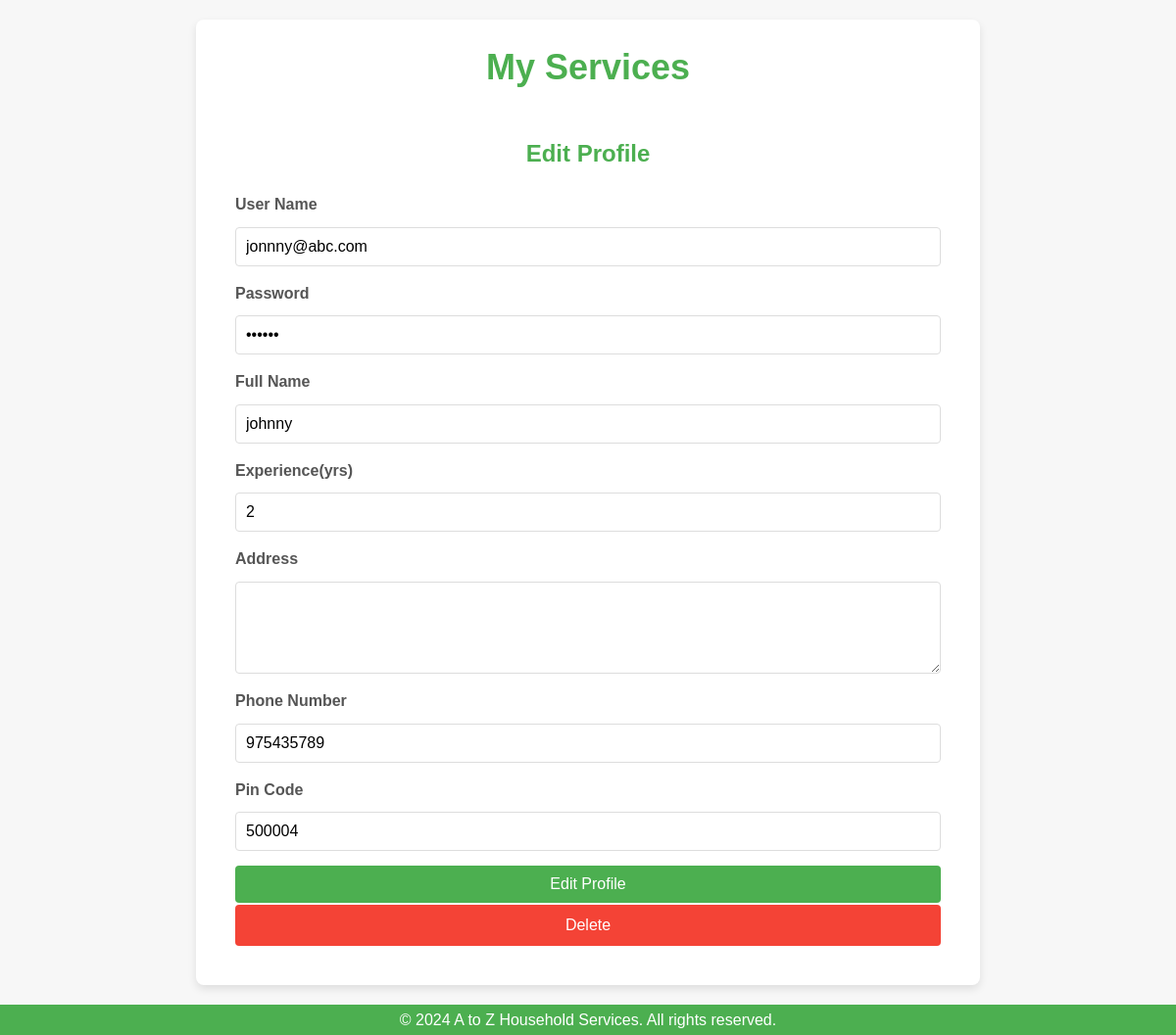
The page /editprofessional/3 on the database as committed earlier.
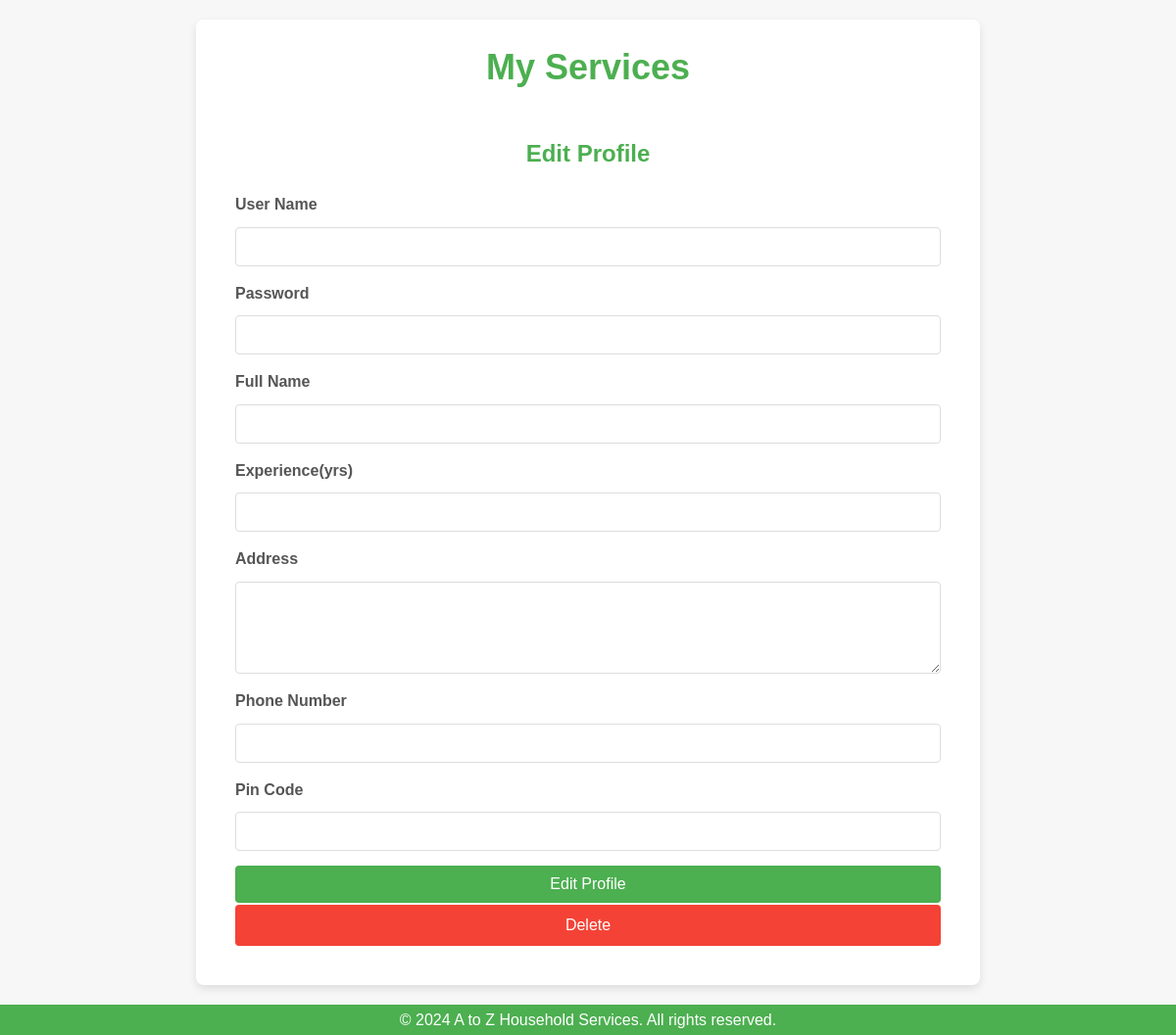
The same page on the database as committed later.
### backend/models.py (models this page shows)
class ServiceProfessional(db.Model):
    __tablename__ = 'service_professionals'
    id = db.Column(db.Integer, primary_key=True)
    username = db.Column(db.String(80), unique=True, nullable=False)
    password = db.Column(db.String(120), nullable=False)
    role = db.Column(db.String(20), nullable=False)
    name = db.Column(db.String(120), nullable=False)
    date_created = db.Column(db.DateTime, default=datetime.now())
    service_id = db.Column(db.Integer, db.ForeignKey('services.id'), nullable=False)
    service_type = db.Column(db.String, nullable=False)
    experience = db.Column(db.Integer, nullable=False)
    address = db.Column(db.String(240), nullable=True)
    phone = db.Column(db.Integer, nullable=False)
    pincode = db.Column(db.Integer, nullable=False)
    approved = db.Column(db.Boolean, default=False)  # Admin approval status
    blocked = db.Column(db.Boolean, default=False)  # Admin block status

### backend/controllers.py (the view, shortened to what this page needs)
@app.route("/editprofessional/<id>", methods=['GET','POST'])
def edit_professional(id):
    professional = get_professional(id)
    return render_template("edit_professional.html",user=professional)

### backend/controllers.py (called while the page is built)
def get_professional(id):
    user = ServiceProfessional.query.filter_by(id=id).first()
    return user

### templates/edit_professional.html (shortened to what this page needs)
<!DOCTYPE html>
<html lang="en">
<head>
    <link rel="stylesheet" href="/static/forms.css">
</head>
<body>
    <div class="my-container">
        <div class="center">
            <h1>My Services</h1>
        </div>
        <div class="my-panel">
            <div class="center">
                <h3>Edit Profile</h3>
            </div>
            <form action="/editprofessional/{{user.id}}" method="POST">
                <div class="input-form">
                    <div class="form-group">
                        <label for="user_name" class="form-label">User Name</label>
                        <input type="email" class="form-control" name="user_name" id="user_name" value="{{user.username}}">
                    </div>
                    <div class="form-group">
                        <label for="password" class="form-label">Password</label>
                        <input type="password" class="form-control" name="password" id="password" value="{{user.password}}">
                    </div>
                    <div class="form-group">
                        <label for="full_name" class="form-label">Full Name</label>
                        <input type="text" class="form-control" name="full_name" id="full_name" value="{{user.name}}">
                    </div>
                    <div class="form-group">
                        <label for="experience" class="form-label">Experience(yrs)</label>
                        <input type="text" class="form-control" name="experience" id="experience" value="{{user.experience}}">
                    </div>
                    <div class="form-group">
                        <label for="location" class="form-label">Address</label>
                        <textarea class="form-control" rows="4" cols="50" name="location" id="location" value="{{user.address}}"></textarea>
                    </div>
                    <div class="form-group">
                        <label for="phone" class="form-label">Phone Number</label>
                        <input type="text" class="form-control" name="phone" id="phone" value="{{user.phone}}">
                    </div>
                    <div class="form-group">
                        <label for="pin_code" class="form-label">Pin Code</label>
                        <input type="text" class="form-control" name="pin_code" id="pin_code" value="{{user.pincode}}">
                    </div>
                    <div class="form-group">
                        <button type="submit" class="btn btn-primary">Edit Profile</button>
                        <a class="btn btn-secondary" href="/deleteprofessional/{{user.id}}">Delete</a>
                    </div>
                </div>
            </form>
        </div>
    </div>
    <footer>
        <p>&copy; 2024 A to Z Household Services. All rights reserved.</p>
    </footer>
</body>
</html>

Rows that differ between the two databases and show on the page:
removed ServiceProfessional: user_name "jonnny@abc.com", full_name "johnny", experience "2", phone "975435789", pin_code "500004"
